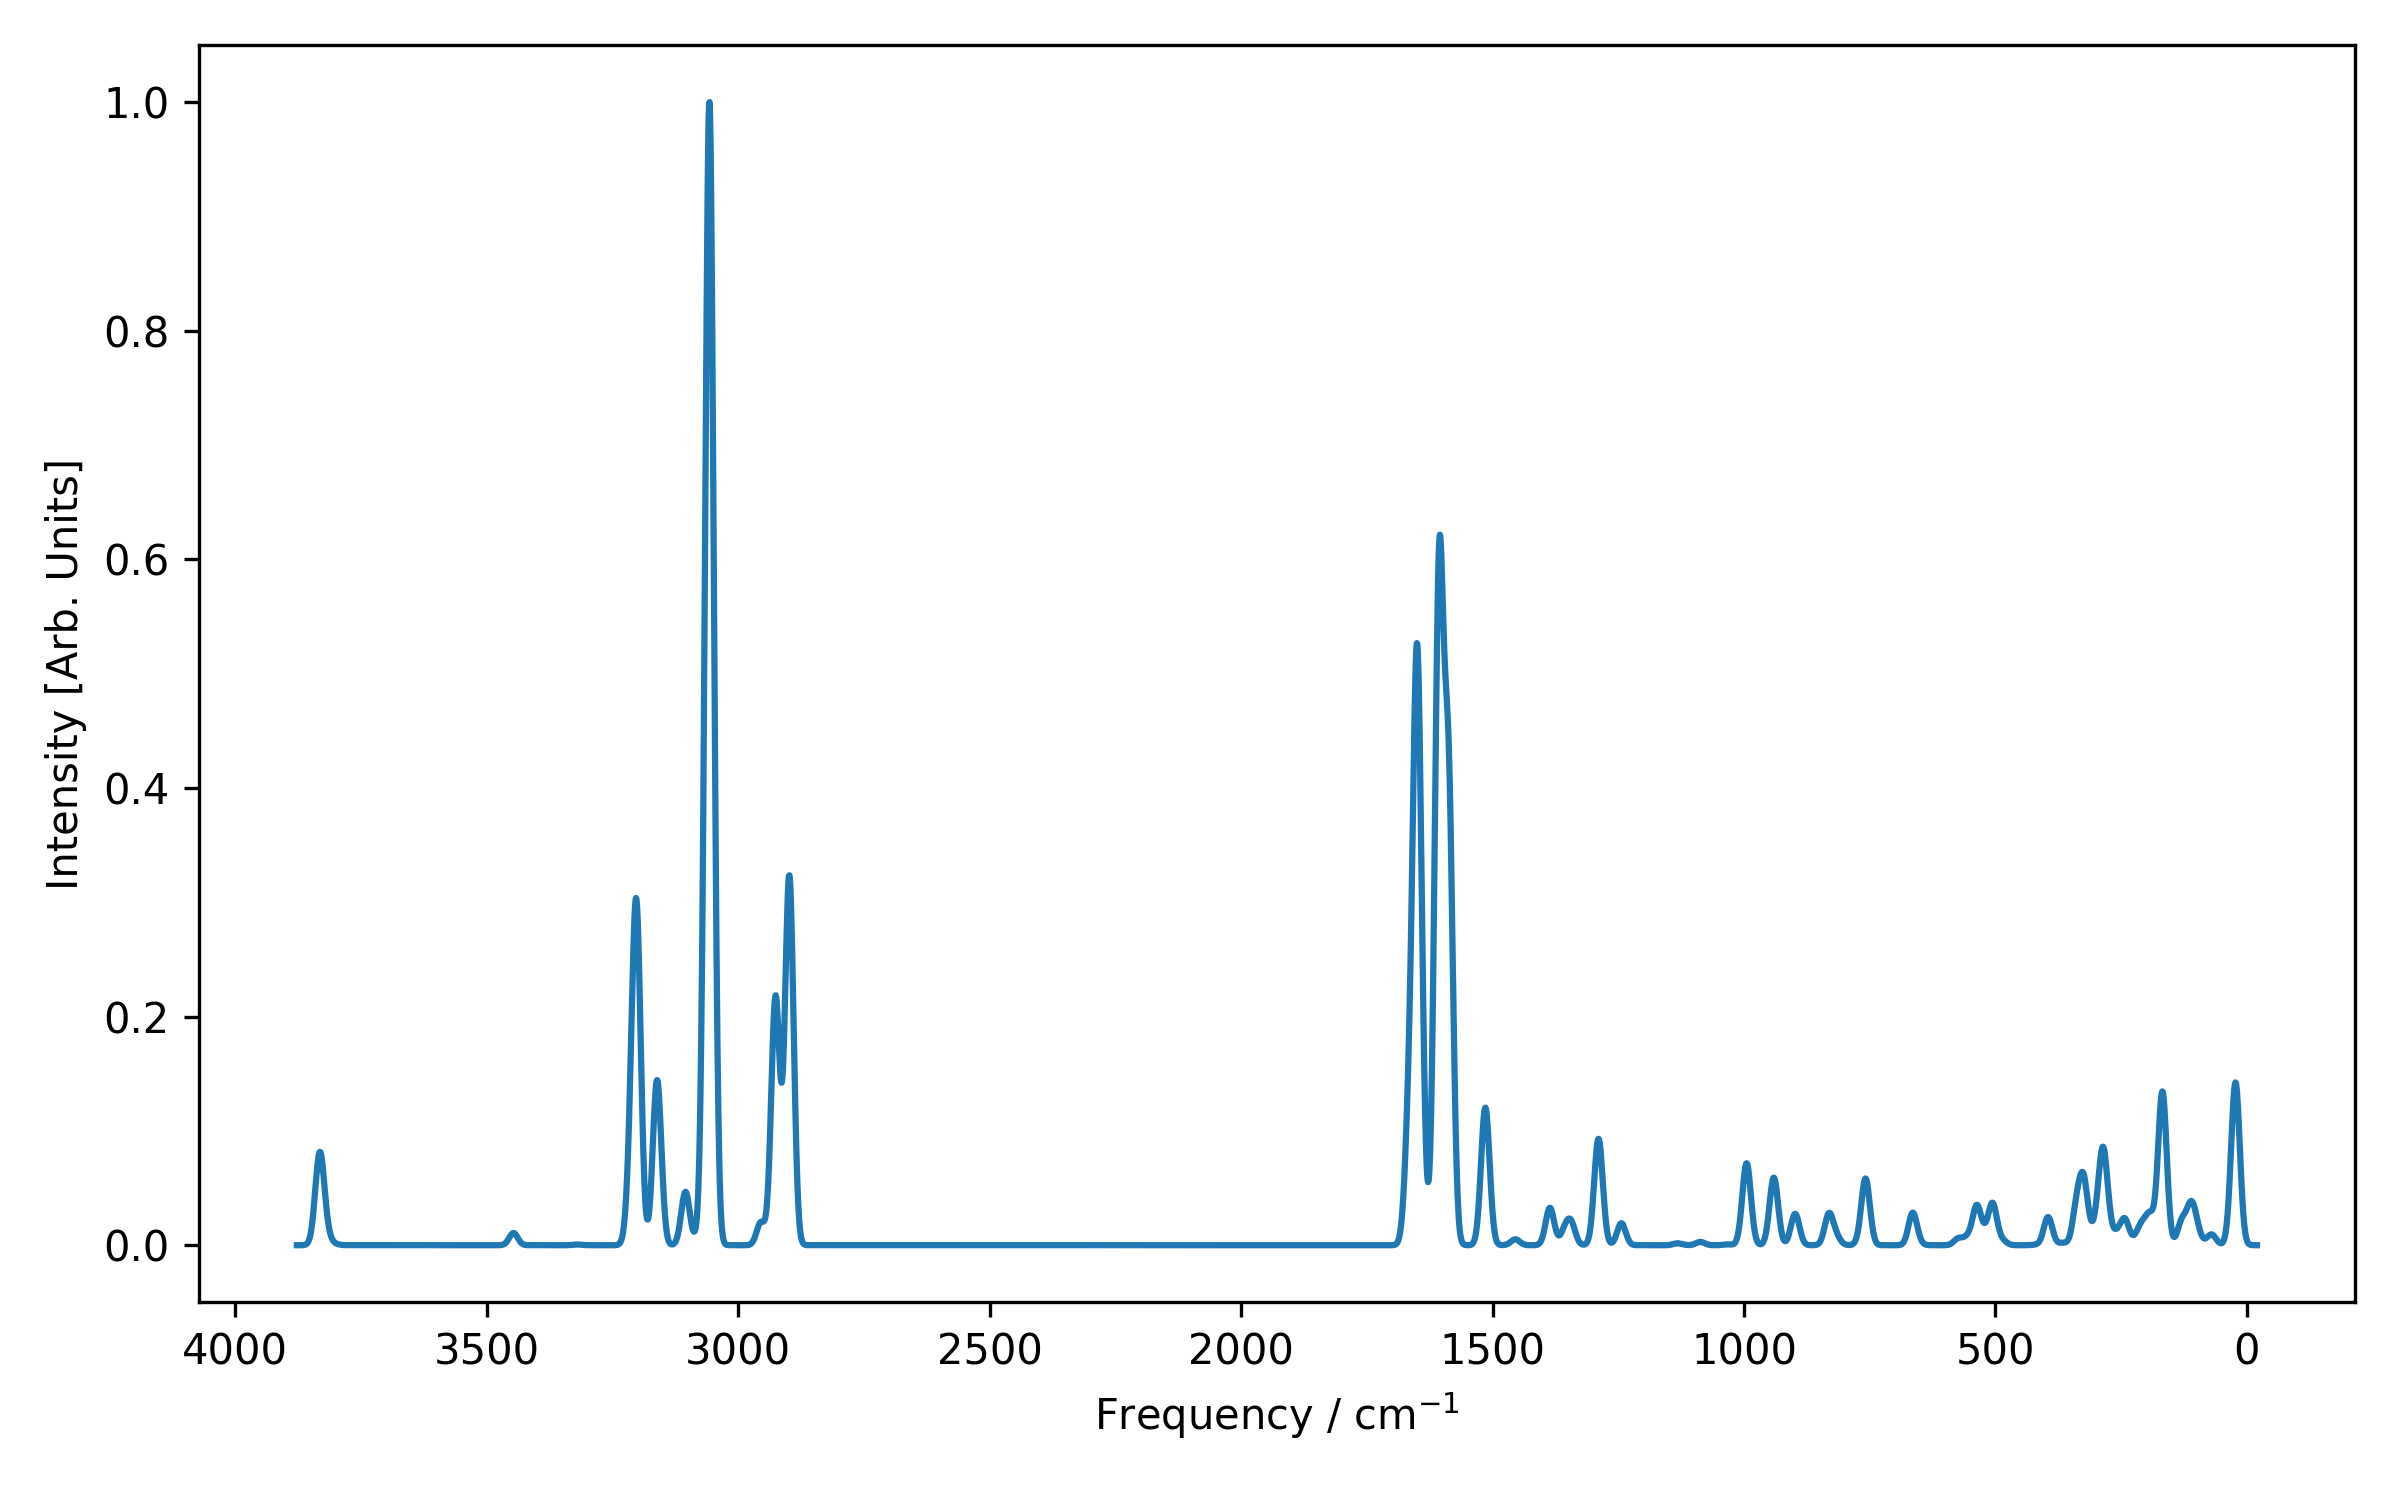

Recreate this plot in Python.
#!/usr/bin/env python3
from __future__ import annotations

import argparse
import math
from pathlib import Path
from typing import List, Tuple


def parse_file(filepath: Path, include_negative: bool = False) -> List[Tuple[float, float]]:
    """
    Reads dyndip_xyz_legacy.txt and extracts:
      frequency (cm^-1)  -> column 2
      legacy_z^2         -> last column
    """
    data: List[Tuple[float, float]] = []

    with filepath.open("r", encoding="utf-8", errors="replace") as f:
        for line in f:
            line = line.strip()
            if not line:
                continue
            if line.startswith("#"):
                continue

            fields = line.split()

            # Data lines should start with integer mode index
            try:
                int(fields[0])
            except (ValueError, IndexError):
                continue

            if len(fields) < 12:
                continue

            try:
                freq = float(fields[1])
                legacy_z2 = float(fields[-1])
            except ValueError:
                continue

            if not include_negative and freq < 0.0:
                continue

            data.append((freq, legacy_z2))

    if not data:
        raise ValueError("No valid (frequency, legacy_z^2) data found in input file.")

    return data


def gaussian(x: float, x0: float, sigma: float, area_normalized: bool = False) -> float:
    if sigma <= 0.0:
        raise ValueError("sigma must be > 0")
    arg = (x - x0) / sigma
    g = math.exp(-0.5 * arg * arg)
    if area_normalized:
        g /= (sigma * math.sqrt(2.0 * math.pi))
    return g


def build_spectrum(
    peaks: List[Tuple[float, float]],
    xmin: float,
    xmax: float,
    npoints: int,
    sigma: float,
    area_normalized: bool = False,
) -> List[Tuple[float, float]]:
    if xmax <= xmin:
        raise ValueError("xmax must be greater than xmin")
    if npoints < 2:
        raise ValueError("npoints must be at least 2")

    dx = (xmax - xmin) / (npoints - 1)
    spectrum: List[Tuple[float, float]] = []

    for i in range(npoints):
        x = xmin + i * dx
        y = 0.0
        for freq, intensity in peaks:
            y += intensity * gaussian(x, freq, sigma, area_normalized=area_normalized)
        spectrum.append((x, y))

    return spectrum


def save_dat(outfile: Path, spectrum: List[Tuple[float, float]]) -> None:
    with outfile.open("w", encoding="utf-8") as f:
        f.write("# frequency_cm-1 intensity\n")
        for x, y in spectrum:
            f.write(f"{x:12.6f} {y:18.12e}\n")


def maybe_plot(
    pngfile: Path,
    spectrum: List[Tuple[float, float]],
    sticks: List[Tuple[float, float]] | None = None,
) -> None:
    try:
        import matplotlib.pyplot as plt
    except ImportError:
        print("matplotlib not found: skipping PNG plot.")
        return

    xs = [p[0] for p in spectrum]
    ys = [p[1] for p in spectrum]

    plt.figure(figsize=(8, 5))
    plt.plot(xs, ys)

    if sticks:
        maxy = max(ys) if ys else 1.0
        for freq, inten in sticks:
            plt.vlines(freq, 0.0, inten, linewidth=1)

    plt.xlabel(r"Frequency / cm$^{-1}$")
    plt.ylabel("Intensity [Arb. Units]")
    plt.gca().invert_xaxis()
    plt.tight_layout()
    plt.savefig(pngfile, dpi=300)
    plt.close()


def main() -> None:
    parser = argparse.ArgumentParser(
        description="Generate a Gaussian-broadened IR spectrum from legacy_z^2 in dyndip_xyz_legacy.txt"
    )

    parser.add_argument(
        "-i", "--input",
        default="dyndip_xyz_legacy.txt",
        help="Input file (default: dyndip_xyz_legacy.txt)",
    )
    parser.add_argument(
        "-o", "--output",
        default="ir_spectrum_legacy_z2.dat",
        help="Output .dat file (default: ir_spectrum_legacy_z2.dat)",
    )
    parser.add_argument(
        "--png",
        default=None,
        help="Optional output PNG file (requires matplotlib)",
    )

    width_group = parser.add_mutually_exclusive_group(required=True)
    width_group.add_argument(
        "--sigma",
        type=float,
        help="Gaussian sigma in cm^-1",
    )
    width_group.add_argument(
        "--fwhm",
        type=float,
        help="Gaussian FWHM in cm^-1",
    )

    parser.add_argument(
        "--xmin",
        type=float,
        default=None,
        help="Minimum frequency for the spectrum grid",
    )
    parser.add_argument(
        "--xmax",
        type=float,
        default=None,
        help="Maximum frequency for the spectrum grid",
    )
    parser.add_argument(
        "--points",
        type=int,
        default=4000,
        help="Number of grid points (default: 4000)",
    )
    parser.add_argument(
        "--include-negative",
        action="store_true",
        help="Include negative frequencies",
    )
    parser.add_argument(
        "--area-normalized",
        action="store_true",
        help="Use area-normalized Gaussians instead of height-normalized ones",
    )
    parser.add_argument(
        "--normalize-max",
        action="store_true",
        help="Normalize the final spectrum so that its maximum is 1",
    )
    parser.add_argument(
        "--sticks",
        action="store_true",
        help="When saving PNG, also draw stick spectrum using legacy_z^2",
    )

    args = parser.parse_args()

    infile = Path(args.input)
    outfile = Path(args.output)

    peaks = parse_file(infile, include_negative=args.include_negative)

    if args.sigma is not None:
        sigma = args.sigma
    else:
        sigma = args.fwhm / (2.0 * math.sqrt(2.0 * math.log(2.0)))

    freqs = [f for f, _ in peaks]

    xmin = args.xmin if args.xmin is not None else min(freqs) - 5.0 * sigma
    xmax = args.xmax if args.xmax is not None else max(freqs) + 5.0 * sigma

    spectrum = build_spectrum(
        peaks=peaks,
        xmin=xmin,
        xmax=xmax,
        npoints=args.points,
        sigma=sigma,
        area_normalized=args.area_normalized,
    )

    if args.normalize_max:
        ymax = max(y for _, y in spectrum)
        if ymax > 0.0:
            spectrum = [(x, y / ymax) for x, y in spectrum]

    save_dat(outfile, spectrum)

    if args.png:
        stick_data = None
        if args.sticks:
            if args.normalize_max:
                max_stick = max(i for _, i in peaks)
                stick_data = [(f, i / max_stick) for f, i in peaks] if max_stick > 0 else peaks
            else:
                stick_data = peaks
        maybe_plot(Path(args.png), spectrum, sticks=stick_data)

    print(f"Read {len(peaks)} peaks from {infile}")
    print(f"Sigma used: {sigma:.6f} cm^-1")
    print(f"Grid: xmin={xmin:.3f}, xmax={xmax:.3f}, points={args.points}")
    print(f"Wrote: {outfile}")
    if args.png:
        print(f"Wrote: {args.png}")


if __name__ == "__main__":
    main()
